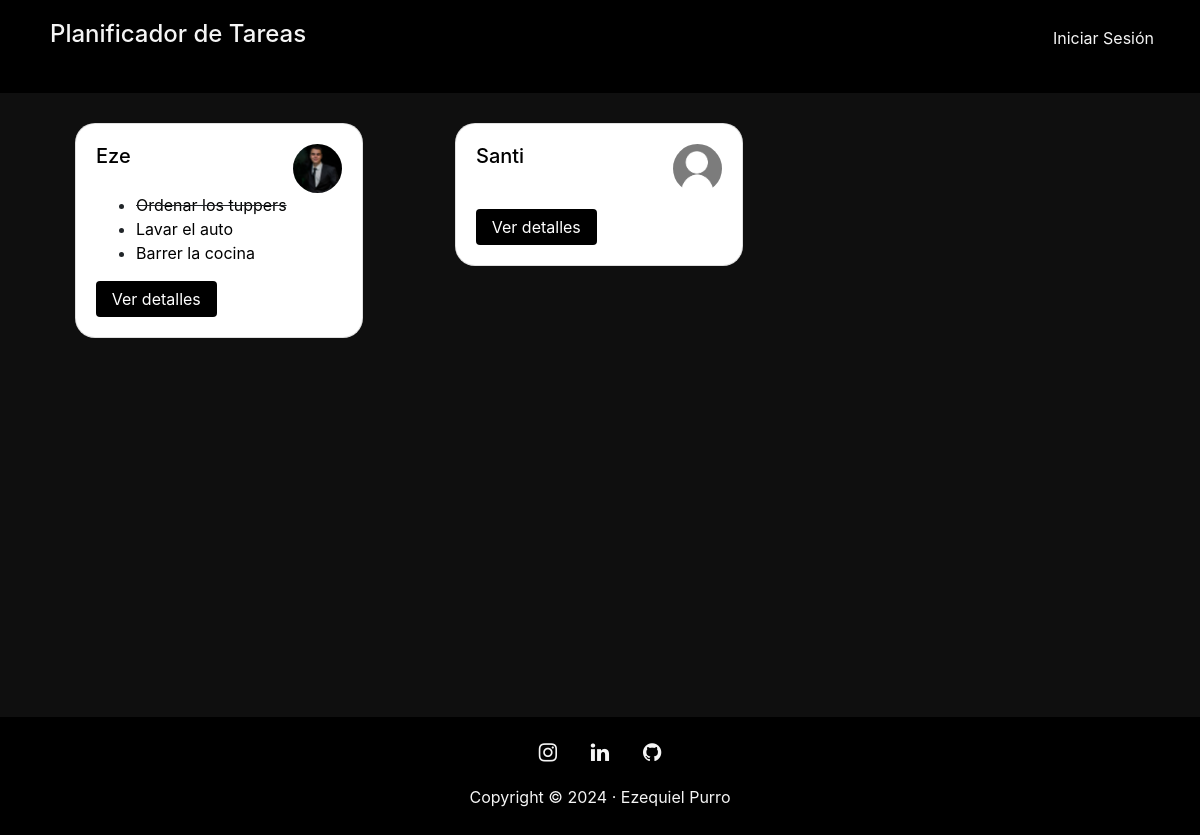
The app's page /tasks/dashboard/, older data.
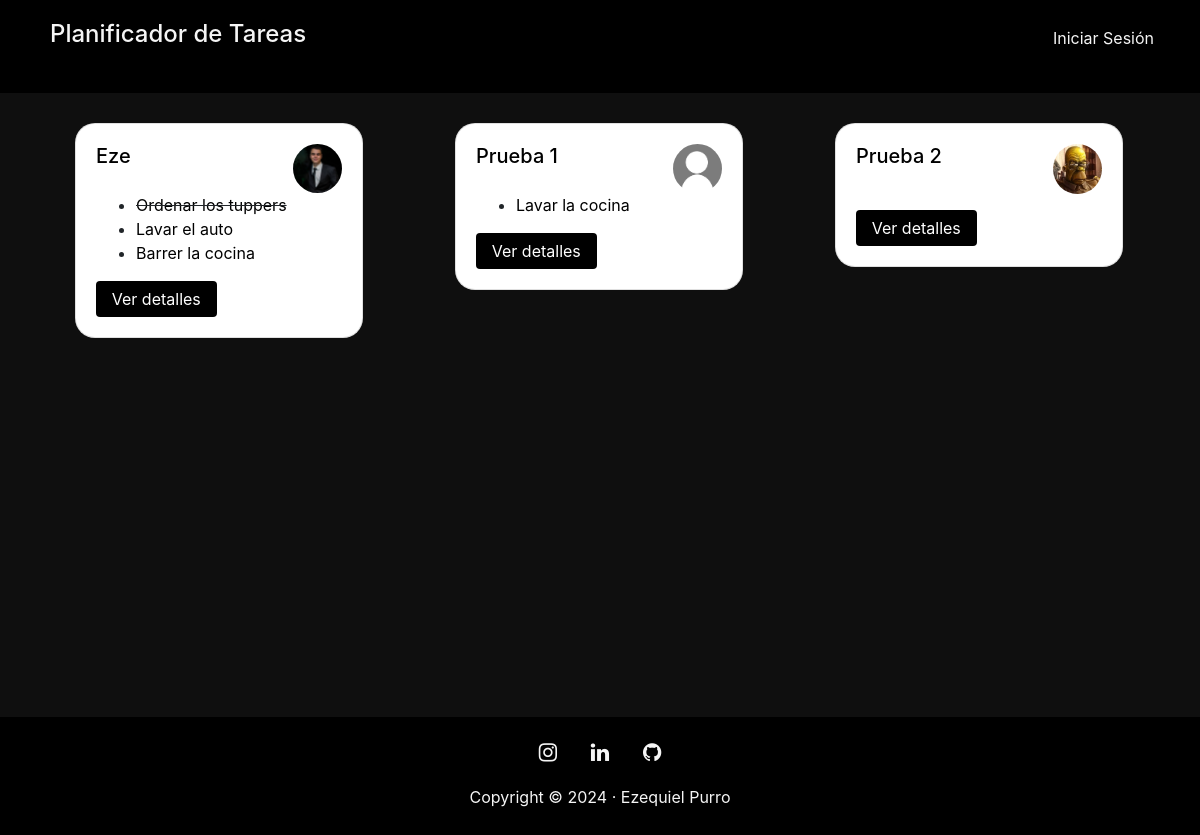
The same page, newer data.
### registration/models.py (models this page shows)
class Member(models.Model):
    user = models.OneToOneField(User, on_delete=models.CASCADE)
    name = models.CharField(max_length=20)
    avatar = models.ImageField(upload_to='members', null=True, blank=True)

### tasks/models.py (models this page shows, shortened)
class Task(models.Model):
    title = models.CharField(max_length=200, verbose_name="Titulo")
    description = models.TextField(verbose_name="Descripción", null=True, blank=True)
    isDone = models.BooleanField(default=False, verbose_name="Tarea realizada")
    author = models.ForeignKey(User, verbose_name="Autor", on_delete=models.CASCADE, related_name='%(class)s_author', null=True, blank=True)
    target = models.ForeignKey(User, verbose_name="Destinatario", on_delete=models.CASCADE, related_name='%(class)s_target', null=True, blank=True)
    expiration = models.DateField(verbose_name="Fecha de expiración")
    created = models.DateTimeField(auto_now_add=True, verbose_name="Fecha de Creación")
    class Meta:
        verbose_name = "Tarea"
        verbose_name_plural = "Tareas"
        ordering = ['-created']

### tasks/views.py (the view)
# urls.py: path('dashboard/', Dashboard.as_view(), name="dashboard"),
class Dashboard(ListView):
    context_object_name = 'members_list'
    model = Member
    template_name = "tasks/task_list.html"
    def get_context_data(self, **kwargs):
        context = super(Dashboard, self).get_context_data(**kwargs)
        context.update({
            'tasks_list': Task.objects.order_by('expiration'),
        })
        return context
    def get_queryset(self):
        return Member.objects.order_by('name')

### tasks/templates/tasks/task_list.html (shortened to what this page needs)
{% extends 'core/base.html' %}
{% load static %}
{% block content %}
  <div class="container" style="height: 78vh;">
      <div class="row">
          {% for member in members_list %}
            <div class="col-sm-4"">
                <div class="card" style="width: 18rem; margin: 30px; border-radius: 20px;">
                    <div class="card-body">
                      <div class="header" style="display: flex;">
                        <div style="flex: 1;">
                          <h5 class="card-title"> <a href="{% url 'member_detail' %}" style="text-decoration: none; color: black;">{{member.name}}</a> </h5>
                        </div>
                        <div style="width: 20%;  border-radius: 50%; overflow: hidden;">
                          <a href="{% url 'member_detail' member.id %}" style="text-decoration: none; color: black;">
                            {% if member.avatar %}
                              <img src="{{member.avatar.url}}" class="img-fluid">
                            {% else %}
                              <img src="{% static 'registration/img/no-avatar.jpg' %}" class="img-fluid">
                            {% endif %}
                          </a>
                        </div>
                      </div>
                    <ul>
                        {% for task in tasks_list reversed %}
                          {% if task.target == member.user %}
                            {% if task.isDone %}
                              <li><s><a href="{% url 'task_detail' task.id %}" style="text-decoration: none; color: black;">{{task.title}}</a></s></li>
                            {% else %}
                              <li><a href="{% url 'task_detail' task.id %}" style="text-decoration: none; color: black;">{{task.title}}</a></li>
                            {% endif %}
                          {% endif %}
                        {% endfor %}
                    </ul>
                    <a href="{% url 'member_detail' member.id %}" class="btn btn-primary" style="background-color: black; border: none; width: 49%;">Ver detalles</a>
                    </div>
                </div>
            </div>
          {% endfor %}
      </div>
  </div>
{% endblock %}

Row changes from the older to the newer data that the page shows:
removed Member: name "Santi"
added Member: name "Prueba 1"
added Task: title "Lavar la cocina", shown under "Prueba 1"
added Member: name "Prueba 2", avatar (picture)
